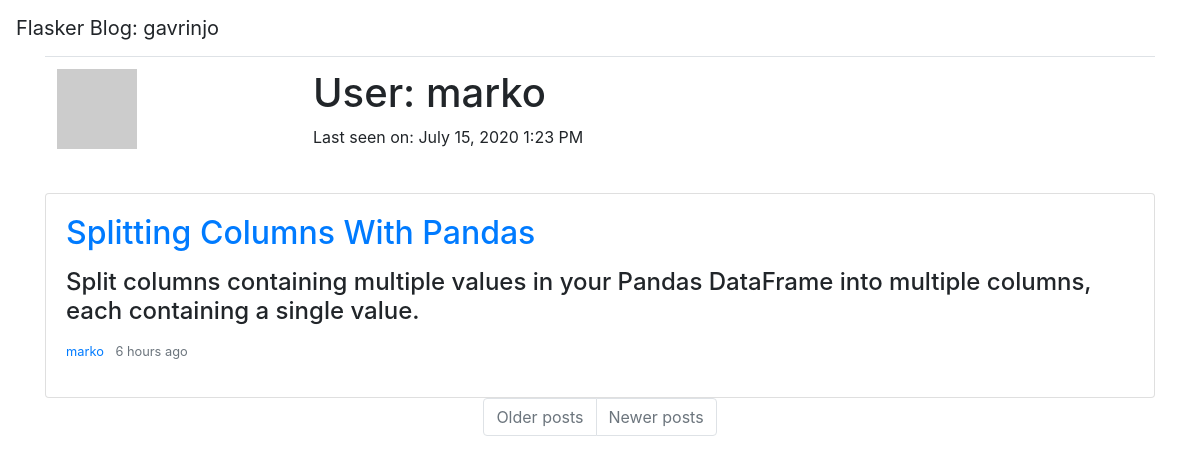
The page /user/marko (signed in) on the database its author committed.
### app/models.py (models this page shows, shortened)
class User(UserMixin, db.Model):
    id = db.Column(db.Integer, primary_key=True)
    username = db.Column(db.String(64), index=True, unique=True)
    email = db.Column(db.String(120), index=True, unique=True)
    password_hash = db.Column(db.String(128))
    about_me = db.Column(db.String(140))
    last_seen = db.Column(db.DateTime, default=datetime.utcnow)
    article = db.relationship("Article", backref="author", lazy="dynamic")
    def avatar(self, size):
        digest = md5(self.email.lower().encode("utf-8")).hexdigest()
        return f"https://www.gravatar.com/avatar/{digest}?d=identicon&r=x&s={size}"

class Article(db.Model):
    id = db.Column(db.Integer, primary_key=True)
    title = db.Column(db.String(64))
    subtitle = db.Column(db.String(128))
    body = db.Column(db.String(140))
    timestamp = db.Column(db.DateTime, index=True, default=datetime.utcnow)
    user_id = db.Column(db.Integer, db.ForeignKey("user.id"))

### app/main/routes.py (the view)
@bp.route("/user/<username>")
@login_required
def user(username):
    user = User.query.filter_by(username=username).first_or_404()
    posts = user.article.order_by(Article.timestamp.desc()).all()
    return render_template("user.html", title=user.username, user=user, posts=posts)

### app/main/routes.py (called while the page is built)
@bp.before_request
def before_request():
    if current_user.is_authenticated:
        current_user.last_seen = datetime.utcnow()
        db.session.commit()

### app/models.py (called while the page is built)
@login.user_loader
def load_user(id):
    return User.query.get(int(id))

### app/templates/user.html (shortened to what this page needs)
{% extends 'base.html' %}
{% block app_content %}
    <table class="table table-hover">
        <tr>
            <td width="256px"><img src="{{ user.avatar(128) }}"></td>
            <td>
                <h1>User: {{ user.username }}</h1>
                {% if user.last_seen %}<p>Last seen on: {{ moment(user.last_seen).format("LLL") }}</p>{% endif %}
            </td>
        </tr>
    </table>
    {% for post in posts %}
        {% include "post_preview.html" %}
    {% endfor %}
    <nav aria-label="Page navigation example">
        <ul class="justify-content-center pagination">
            <li class="page-item{% if not next_url %} disabled {% endif %}">
                <a class="page-link" href="{{ next_url or '#' }}" tabindex="-1">Older posts</a>
            </li>
            <li class="page-item{% if not prev_url %} disabled {% endif %}">
                <a class="page-link" href="{{ prev_url or '#' }}" tabindex="-1">Newer posts</a>
            </li>
        </ul>
    </nav>
{% endblock app_content %}

### app/templates/base.html (shortened to what this page needs)
{% extends 'bootstrap/base.html' %}
{% block head %}
    <link rel="stylesheet" href="https://stackpath.bootstrapcdn.com/bootstrap/4.4.1/css/bootstrap.min.css">
    <link href="https://cdn.jsdelivr.net/npm/summernote@0.8.18/dist/summernote-bs4.min.css" rel="stylesheet">
{% endblock %}
{% block navbar %}
    <nav class="navbar navbar-default">
        <span class="navbar-brand">Flasker Blog: {{ current_user.username }}</span>
    </nav>
{% endblock %}
{% block content %}
    <div class="container">
        {% block app_content %} {% endblock app_content %}
    </div>
{% endblock %}

### app/content/templates/post_preview.html (shortened to what this page needs)
     <div class="card mb-6">
        <div class="card-body">
            <a href="{{ url_for('content.page_view', title=post.title) }}">
                <h2 class="card-title">{{ post.title|safe }}</h2>
            </a>
            <p class="card-text"><h4>{{ post.subtitle|safe }}</h4></p>
            <small class="text-muted">
                <ul class="list-inline">
                    <li class="list-inline-item"><a href="{{ url_for('main.user', username=post.author.username) }}">{{ post.author.username }}</a></li>
                    <li class="list-inline-item">{{ moment(post.timestamp).fromNow() }}</li>
                </ul>
            </small>
        </div>
    </div>

### rows shown on the page
User: username "gavrinjo"
User: username "marko", last_seen "July 15, 2020 1:23 PM"
Article: title "Splitting Columns With Pandas", subtitle "Split columns containing multiple values in your Pandas DataFrame into multiple columns, each containing a single value.", author.username "marko", timestamp "6 hours ago"
